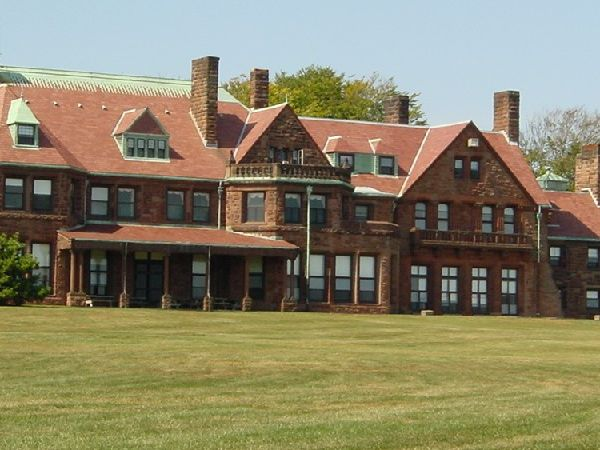
#> input picture 1-1.jpg, 600 x 450 px
$ python homeworkWithRotation.py
#> lines starting #> are read from the running program, lines starting #| are printed output that depends on the picture; long printed decimals are rounded
import cv2
import numpy as np
import math
import matplotlib.pyplot as plt

# image1-1, image1-2を合成
img1 = cv2.imread('1-1.jpg')
#> img1 is the input picture: shape (450, 600, 3); mean B, G, R 103.8, 130.5, 137
img2 = cv2.imread('1-2.jpg')
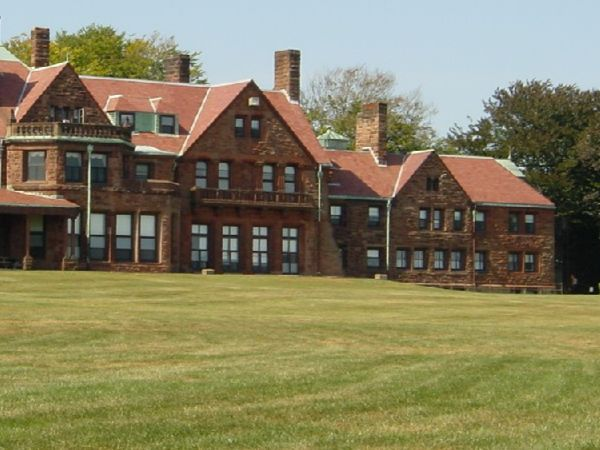
#> input picture 1-2.jpg, 600 x 450 px
#> img2 is the input picture: shape (450, 600, 3); mean B, G, R 94.9, 126.4, 131.9

# image2-1, image2-2を合成
# img1 = cv2.imread('2-1.jpg')
# img2 = cv2.imread('2-2.jpg')


h1, w1 = img1.shape[:2]
#> h1 = 450; w1 = 600
h2, w2 = img2.shape[:2]
#> h2 = 450; w2 = 600

dx, dy, da = 0, 0, 0
best_error = 200

for angle in range(0, 20, 5):
    s1 = math.sin(angle * math.pi / 180)
    c1 = math.cos(angle * math.pi / 180)
    # 平行移動
    for y in range(20, 60, 2):
        for x in range(160, 240, 2):
            error = 0
            count = 0
            normalized_error = 0
            for i in range(20):
                for j in range(20):
                    v = math.floor(s1 * i + c1 * j)
                    u = math.floor(c1 * i - s1 * j)
                    if (y+v<0 or y+v>=h1 or x+u<0 or x+u>=w1):
                        continue
                    count += 1
                    error += np.linalg.norm(img1[y+v, x+u, :] - img2[v, u, :], ord=2)
            if count==0:
                continue
            else:
                normalized_error = error / count

            if normalized_error<best_error:
                best_error = normalized_error
                dx = x
                dy = y
                da = angle
                print(best_error, dx, dy, da)
#> after the loop, best_error = 50.43; da = 0; dx = 228; dy = 40

print(f'dx:{dx}, dy:{dy}, da:{da} best_error:{best_error}')
#| dx:228, dy:40, da:0 best_error:50.426

# 出力
def rotate_matrix(theta, x_t, y_t):
    A = np.array([[np.cos(math.radians(theta)), -np.sin(math.radians(theta)), x_t],
             [np.sin(np.math.radians(theta)), np.cos(np.math.radians(theta)), y_t],
             [0,0,1]])
    return np.linalg.inv(A)

def afin_image(A, image, x_length, y_length):
    afin_result = np.zeros((y_length, x_length, 3), dtype=np.uint8)
    for y in range(len(image)):
        for x in range(len(image[y])):
            if image[y][x].any() == 0:
                continue
            trans_posi = A @ np.array([x, y, 1])
            index_x = math.floor(trans_posi[0])
            index_y = math.floor(trans_posi[1])
            if index_x >= 0 and index_x < x_length and index_y >= 0 and index_y < y_length:
                afin_result[y][x] = image[index_y][index_x]
    return afin_result

# image1-1, image1-2を合成
h, w = img1.shape[:2]
#> h = 450; w = 600
img = np.zeros((h+80, w+250, 3), dtype=np.uint8)

inv_A = rotate_matrix(da, 0, 0)
#> in rotate_matrix, `A = np.array([[np.cos(math.radians(theta)), -np.sin(math.radians(theta..`: A = [[1, 0, 0], [0, 1, 0], [0, 0, 1]]
#> inv_A = [[1, 0, 0], [0, 1, 0], [0, 0, 1]]
afin_result = afin_image(inv_A, img2, w, h)

img = np.zeros((h1+dy, w1+dx, 3), dtype=np.uint8)

img[dy:h2+dy, dx:w2+dx, :] = afin_result
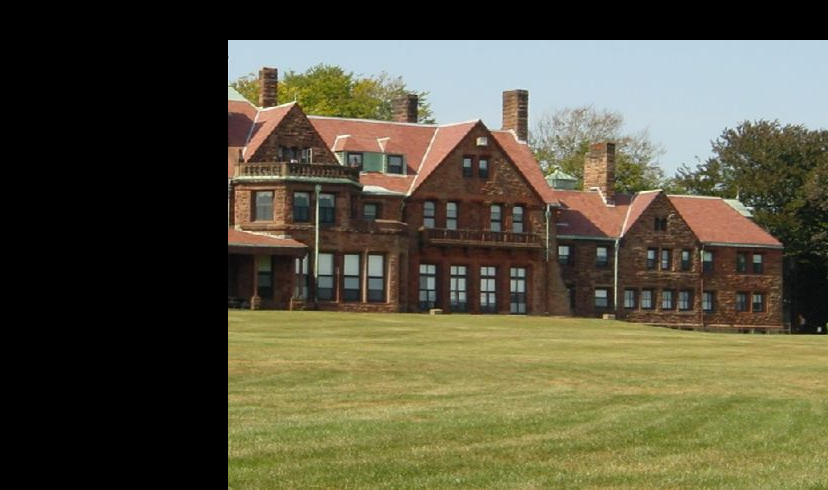
#> img: shape (490, 828, 3); mean B, G, R 63.1, 84.1, 87.8

img[0:h1, 0:w1, :] = img1
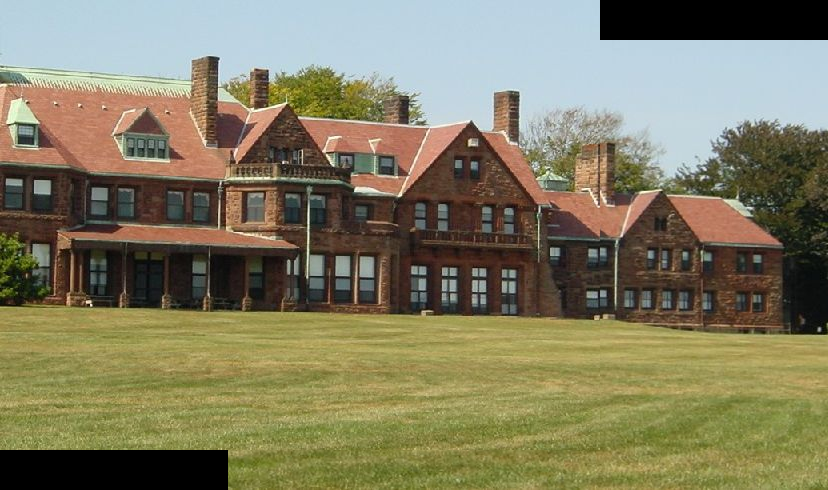
#> img: shape (490, 828, 3); mean B, G, R 97.2, 124.7, 129.5

plt.imshow(cv2.cvtColor(img, cv2.COLOR_BGR2RGB))

plt.show()

save_img = img

cv2.imwrite("save_img1_dx_{}_dy_{}.jpg".format(dx, dy),save_img)

# [20 lines of commented-out code are left out]
